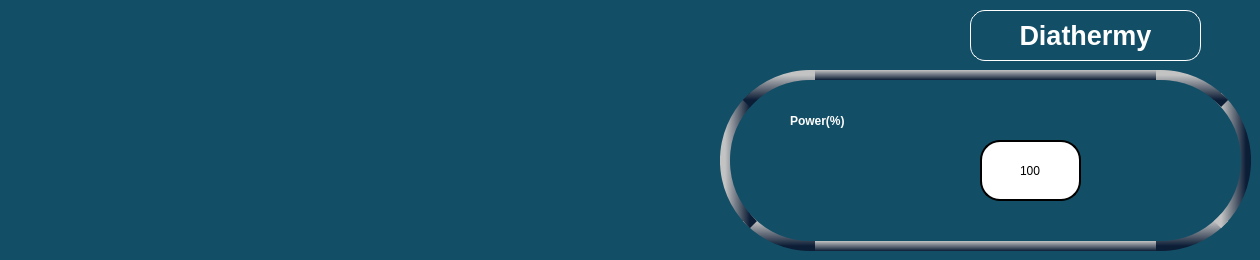
    <widget class="QWidget" name="tab_40">
     <property name="styleSheet">
      <string notr="true">
background-color: rgb(18, 78, 102);


</string>
     </property>
     <attribute name="title">
      <string>Page</string>
     </attribute>
     <widget class="QPushButton" name="diapowdown_but">
      <property name="geometry">
       <rect>
        <x>1080</x>
        <y>140</y>
        <width>91</width>
        <height>61</height>
       </rect>
      </property>
      <property name="styleSheet">
       <string notr="true">QPushButton {
    image: url(:/images/darrow.png);
    background-color: transparent;
    border: none;
}

QPushButton:focus {
    outline: none;
    border: none;
}
</string>
      </property>
      <property name="text">
       <string/>
      </property>
     </widget>
     <widget class="QLabel" name="label_120">
      <property name="geometry">
       <rect>
        <x>720</x>
        <y>70</y>
        <width>531</width>
        <height>181</height>
       </rect>
      </property>
      <property name="styleSheet">
       <string notr="true">border-radius:90px;


border:4px solid black;

border-left: 10px solid black;
border-right: 10px solid black;
border-top: 10px solid black;
border-bottom: 10px solid black;

border-left-color: qlineargradient(x1:0, y1:0, x2:1, y2:0, stop: 0 rgb(195,195,195), stop: 1 rgb(12, 29, 54));
border-right-color: qlineargradient(x1:0, y1:0, x2:1, y2:0, stop: 0 rgb(195,195,195), stop: 1 rgb(12, 29, 54));
border-top-color: qlineargradient(x1:0, y1:0, x2:0, y2:1, stop: 0 rgb(195,195,195), stop: 1 rgb(12, 29, 54));
border-bottom-color: qlineargradient(x1:0, y1:0, x2:0, y2:1, stop: 0 rgb(195,195,195), stop: 1 rgb(12, 29, 54));



</string>
      </property>
      <property name="text">
       <string/>
      </property>
     </widget>
     <widget class="QPushButton" name="diapowup_but">
      <property name="geometry">
       <rect>
        <x>880</x>
        <y>140</y>
        <width>91</width>
        <height>61</height>
       </rect>
      </property>
      <property name="styleSheet">
       <string notr="true">QPushButton {
    image: url(:/images/uarrow.png);
    background-color: transparent;
    border: none;
}

QPushButton:focus {
    outline: none;
    border: none;
}
</string>
      </property>
      <property name="text">
       <string/>
      </property>
     </widget>
     <widget class="QLineEdit" name="lineEdit_74">
      <property name="geometry">
       <rect>
        <x>980</x>
        <y>140</y>
        <width>101</width>
        <height>61</height>
       </rect>
      </property>
      <property name="styleSheet">
       <string notr="true">font:20pt &quot;Ubuntu&quot;;
background-color: rgb(255,255,255);
border-radius:20px;border:2px solid black;</string>
      </property>
      <property name="text">
       <string>100</string>
      </property>
      <property name="alignment">
       <set>Qt::AlignCenter</set>
      </property>
     </widget>
     <widget class="QLabel" name="label_116">
      <property name="geometry">
       <rect>
        <x>970</x>
        <y>10</y>
        <width>231</width>
        <height>51</height>
       </rect>
      </property>
      <property name="styleSheet">
       <string notr="true">color: rgb(255, 255, 255);
background-color:transparent;
border:1px solid white;
border-radius:15px;
font:20pt;
font:bold;

</string>
      </property>
      <property name="text">
       <string>Diathermy</string>
      </property>
      <property name="alignment">
       <set>Qt::AlignCenter</set>
      </property>
     </widget>
     <widget class="QLabel" name="label_33">
      <property name="geometry">
       <rect>
        <x>790</x>
        <y>100</y>
        <width>171</width>
        <height>41</height>
       </rect>
      </property>
      <property name="styleSheet">
       <string notr="true">background-color:transparent;
color: rgb(255, 255, 255);
font: 20pt &quot;Ubuntu Condensed&quot;;
font:bold;
border:none;
</string>
      </property>
      <property name="text">
       <string>Power(%)</string>
      </property>
     </widget>
     <zorder>label_120</zorder>
     <zorder>diapowup_but</zorder>
     <zorder>lineEdit_74</zorder>
     <zorder>diapowdown_but</zorder>
     <zorder>label_116</zorder>
     <zorder>label_33</zorder>
    </widget>
